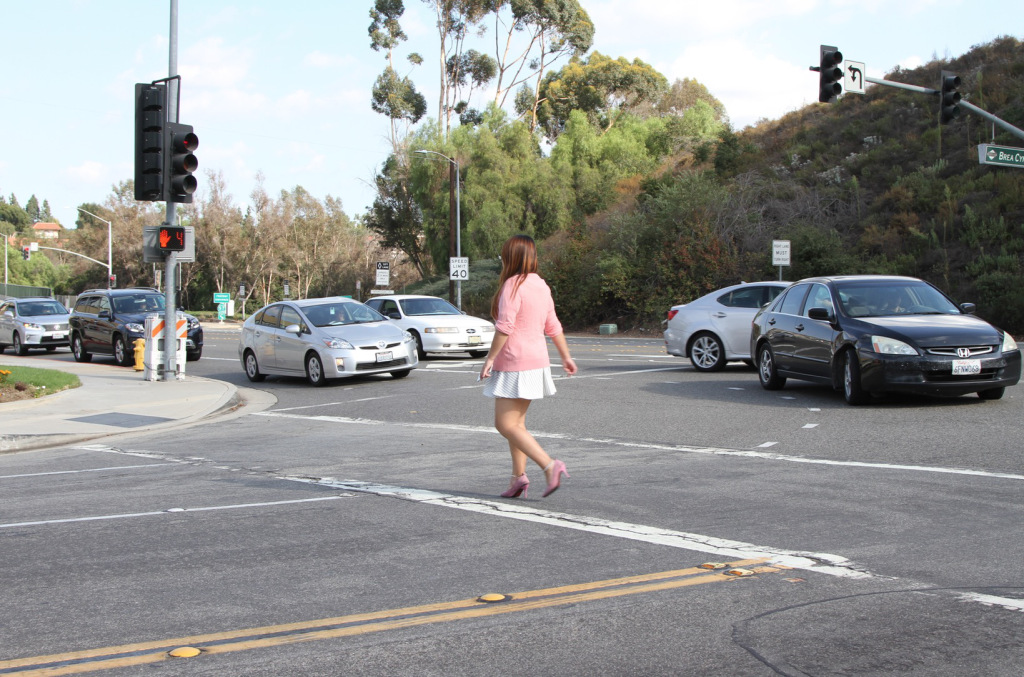
#> input picture YOLOV3-Object-Detection-in-Images/demo1.jpg, 1024 x 677 px
$ jupyter execute --allow-errors YOLOv3_DetectObjectFromImage.ipynb   (shell and % lines are left out)
#> lines starting #> are read from the running program, lines starting #| are printed output that depends on the picture
# Object Detection On Images using YOLO-V3

### Step 1:
1. Import cv2 and numpy libraries.
2. Then we load yolo v3 algorithm using cv2.dnn.readNet by passing weights and cfg file.
3. Then we will load all classes names in array using coco.names file.

[cell 1]
import cv2

[cell 2]
import numpy as np

#> (a cell that did not finish here is left out)

#### These are the 80 labels or categories YOLO V3 can identify.

#> (a cell that did not finish here is left out)

## Step 2:
- Next we will define output layers because that’s where we will be defining what object is detected by using __net.getUnconnectedOutLayers__ and __net.getLayerNames__.

- __getUnconnectedOutLayers() __: gives the names of the unconnected output layers, which are essentially the last layers of the network.
- Then we run the forward pass of the network to get output from the output layers, as you will see  __(net.forward(getOutputsNames(net)))__.

#> (a cell that did not finish here is left out)

#> (a cell that did not finish here is left out)

#> (a cell that did not finish here is left out)

#> (a cell that did not finish here is left out)

#> (a cell that did not finish here is left out)

### Step 3:
- Next let us load an image. We will reduce the height and width of our image to scale of 40% and 30%. And save all those values in height,width,channels variables for theoriginal image.

[cell 10]
#loading image
img = cv2.imread("demo1.jpg")
#> img is the input picture: shape (677, 1024, 3); mean B, G, R 143.1, 145.1, 144
img = cv2.resize(img,None,fx=0.4,fy=0.3)
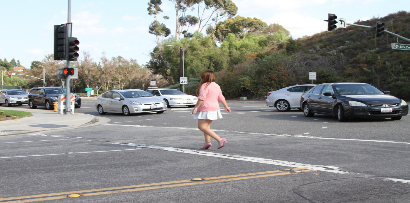
#> img: shape (203, 410, 3); mean B, G, R 142.9, 145, 143.9
height,width,channels = img.shape
#> height = 203; width = 410; channels = 3

- Let's view the image

[cell 11]
import matplotlib.pyplot as plt
# To know the shape of images
def image_and_shapes(image):
#> called with image = 'demo1.jpg'
    img= plt.imread(image)
#> img: shape (677, 1024, 3)
    plt.imshow(img)
    print("Shape of the image:{}".format(img.shape))
#| Shape of the image:(677, 1024, 3)

image_and_shapes("demo1.jpg")

- This is our original image from which we want to detect as many objects as possible. But we cannot give this image directly to algorithm.So we need to do some conversion from this image. This is called blob conversion which is basically extracting features from image.

- __We will detect objects in blob by using cv2.dnn.blobFromImage and passing few variables: img is file name, scalefactor of 0.00392, size of image to be used in blob be (416,416), no mean subtraction from layers as (0,0,0), setting True flag means we will be inverting blue with red since OpenCV uses BGR but we have channels in image as RGB.__

### cv.dnn.blobFromImage(img, scale, size, mean)
- __blob = cv.dnn.blobFromImage(img, 1/255.0, (416, 416), swapRB=True, crop=False)__
- the image to transform
- the scale factor (1/255 to scale the pixel values to [0..1])
- the size, here a 416x416 square image
- the mean value (default=0)
- the option swapBR=True (since OpenCV uses BGR)

[cell 12]
#detecting objects
blob = cv2.dnn.blobFromImage(img,0.00392,(416,416),(0,0,0),True,crop=False)

- We now pass this blob to network using __net.setInput(blob)__ and then forward this to the __outputlayers__. Here all objects have been detected and outs contains all the information we need to instruct to extract the position of the object like top,left,right,bottom positions,name of class.

#> (a cell that did not finish here is left out)

#> (a cell that did not finish here is left out)

### Let's evaluate outs by showing information on screen.

[cell 15]
#Showing info on screen/ get confidence score of algorithm in detecting an object in blob
class_ids=[]
confidences=[]
boxes=[]
#> (the rest of this cell did not finish here and is left out)

[cell 16]
confidences

[cell 17]
class_ids

- There might be cases that multiple time the same object might be detected like below.  We want to eliminate this.
- To eliminate this, we will use Non-Max Suppression(NMS) functionality. What this will do is eliminate the boxes by using some threshold value(any box having value less than 0.6- that will be removed) and it determines that keep only the best of all boxes. And indexes variable will keep track of such unique objects detected. So no multiple detection of same objects.

[cell 18]
#cv2.dnn.NMSBoxes(boxes,confidences,score_threshold,IOU_threshold)
indexes = cv2.dnn.NMSBoxes(boxes,confidences,0.4,0.6)#Non Max Suppressions

'''Now using below loop over all found boxes,
if box is appearing in indexes then only draw rectangle, color it,
put text of class name on it.'''
font = cv2.FONT_HERSHEY_PLAIN
for i in range(len(boxes)):
    if i in indexes:
        x,y,w,h = boxes[i]
        label = str(classes[class_ids[i]])
        color = colors[i]
        cv2.rectangle(img,(x,y),(x+w,y+h),color,2)
        cv2.putText(img,label,(x,y+30),font,1,(255,255,255),2)

cv2.imshow("Image",img)
cv2.waitKey(0)
cv2.destroyAllWindows()
